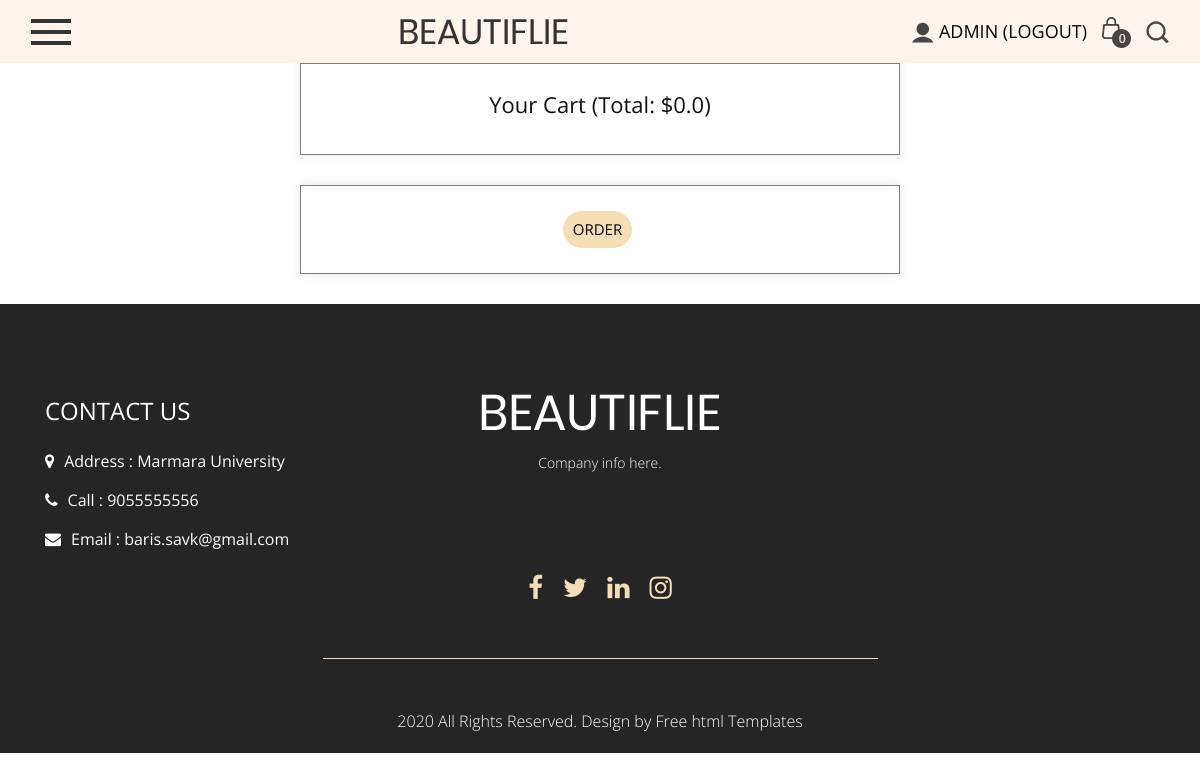
Screenshot of /cart (signed in) with the database file from the repository.
### app/models.py (models this page shows, shortened)
class User(UserMixin, db.Model):
    id = db.Column(db.Integer, primary_key=True)
    username = db.Column(db.String(64), index=True, unique=True)
    email = db.Column(db.String(120), index=True, unique=True)
    password_hash = db.Column(db.String(128))
    is_admin = db.Column(db.Boolean, default=False)

class AboutFooter(db.Model):
    id = db.Column(db.Integer, primary_key=True)
    about = db.Column(db.String(100), nullable=False)
    about_text = db.Column(db.String(255), nullable=True)
    about_image = db.Column(db.String(255), nullable=True)
    adress = db.Column(db.String(255), nullable=True)
    call = db.Column(db.String(255), nullable=True)
    email = db.Column(db.String(255), nullable=True)
    footer = db.Column(db.String(255), nullable=True)
    google_maps = db.Column(db.String, nullable=True)
    facebook = db.Column(db.String(255), nullable=True)
    twitter = db.Column(db.String(255), nullable=True)
    linkedin = db.Column(db.String(255), nullable=True)
    instagram = db.Column(db.String(255), nullable=True)
    contactheader = db.Column(db.String(255), nullable=True)
    contacttext = db.Column(db.String(255), nullable=True)

### app/views.py (the view)
@app.route("/cart")
@login_required
def cart():
    about = AboutFooter.query.all()
    user_id = current_user.get_id()
    cart_items = CartItem.query.filter_by(cart_id=user_id).all()
    cart_total = 0
    for cart in cart_items:
        product_price = cart.product.price
        quantity = cart.quantity
        item_total = product_price * quantity
        cart_total += item_total
    cart_total_cents = int(cart_total * 100)
    dollars = cart_total_cents // 100
    cents = cart_total_cents % 100
    return render_template('cart.html', cart_items=cart_items,about=about,dollars=dollars,cents=cents)

### app/__init__.py (called while the page is built)
@login_manager.user_loader
def load_user(user_id):
    return User.query.get(int(user_id))

### app/templates/cart.html (shortened to what this page needs)
<!DOCTYPE html>
<html lang="en">
   <head>
      <link rel="stylesheet" href="{{ url_for('static', filename='css/bootstrap.min.css') }}">
      <link rel="stylesheet" href="{{ url_for('static', filename='css/style.css') }}">
      <link rel="stylesheet" href="{{ url_for('static', filename='css/responsive.css') }}">
      <link rel="stylesheet" href="{{ url_for('static', filename='css/jquery.mCustomScrollbar.min.css') }}">
      <link rel="stylesheet" href="https://netdna.bootstrapcdn.com/font-awesome/4.0.3/css/font-awesome.css">
      <link rel="stylesheet" href="{{ url_for('static', filename='css/owl.carousel.min.css') }}">
      <link rel="stylesheet" href="{{ url_for('static', filename='css/owl.theme.default.min.css') }}">
      <link rel="stylesheet" href="https://cdnjs.cloudflare.com/ajax/libs/fancybox/2.1.5/jquery.fancybox.min.css" media="screen">
      <link href="https://unpkg.com/gijgo@1.9.13/css/gijgo.min.css" rel="stylesheet" type="text/css" />
   </head>
   <body>
      <div class="header_section">
         <div class="container-fluid">
            <nav class="navbar navbar-light bg-light justify-content-between">
               <span class="toggle_icon" onclick="openNav()"><img src="{{ url_for('static', filename='images/toggle-icon.png') }}"></span>
               <a class="logo" href="{{ url_for('index') }}"><img src="{{ url_for('static', filename='images/logo.png') }}"></a></a>
               {% if current_user.is_authenticated%}
               <form class="form-inline ">
                  <div class="login_text">
                     <ul>
                        <li><a href="{{ url_for('auth.logout') }}"><img src="{{ url_for('static', filename='images/user-icon.png') }}"> {{current_user.username}} (LOGOUT)</a></li>
                        <li><a href="{{ url_for('cart') }}"><img src="{{ url_for('static', filename='images/bag-icon.png') }}"></a></li>
                        <li><a href="{{ url_for('products') }}"><img src="{{ url_for('static', filename='images/search-icon.png') }}"></a></li>
                     </ul>
                  </div>
               </form>
               {%endif%}
            </nav>
         </div>
      </div>
        <div class="cart">
            <h2>Your Cart (Total: ${{dollars}}.{{cents}})</h2>
        </div>
        <div class="cart">
         <form method="POST" action="{{ url_for('place_order') }}">
            <button type="submit" class="cartbutton">ORDER</button>
        </form>
     </div>
      <div class="footer_section layout_padding">
         <div class="container">
            <div class="contact_section_2">
               <div class="row">
                  <div class="col-sm-4">
                     <h3 class="address_text">Contact Us</h3>
                     <div class="address_bt">
                        <ul>
                           <li>
                              <a href="#">
                              <i class="fa fa-map-marker" aria-hidden="true"></i><span class="padding_left10">Address : {{about[0].adress}}</span>
                              </a>
                           </li>
                           <li>
                              <a href="#">
                              <i class="fa fa-phone" aria-hidden="true"></i><span class="padding_left10">Call : {{about[0].call}}</span>
                              </a>
                           </li>
                           <li>
                              <a href="#">
                              <i class="fa fa-envelope" aria-hidden="true"></i><span class="padding_left10">Email : {{about[0].email}}</span>
                              </a>
                           </li>
                        </ul>
                     </div>
                  </div>
                  <div class="col-sm-4">
                     <div class="footer_logo_1"><a href="{{ url_for('index') }}"><img src="{{ url_for('static', filename='images/footer-logo.png') }}"></a></div>
                     <p class="dummy_text">{{about[0].footer}}</p>
                  </div>
               </div>
            </div>
            <div class="social_icon">
               <ul>
                  <li>
                     <a href="{{about[0].facebook}}"><i class="fa fa-facebook" aria-hidden="true"></i></a>
                  </li>
                  <li>
                     <a href="{{about[0].twitter}}"><i class="fa fa-twitter" aria-hidden="true"></i></a>
                  </li>
                  <li>
                     <a href="{{about[0].linkedin}}"><i class="fa fa-linkedin" aria-hidden="true"></i></a>
                  </li>
                  <li>
                     <a href="{{about[0].instagram}}"><i class="fa fa-instagram" aria-hidden="true"></i></a>
                  </li>
               </ul>
            </div>
         </div>
      </div>
      <div class="copyright_section">
         <div class="container">
            <p class="copyright_text">2020 All Rights Reserved. Design by <a href="https://html.design">Free html  Templates</a></p>
         </div>
      </div>
   </body>
</html>

### app/static/css/style.css (style rules this page uses)
* { box-sizing: border-box !important; transition: ease all 0.5s; }
html { scroll-behavior: smooth; }
body { color: #666666; font-size: 14px; line-height: 1.80857; font-weight: normal; overflow-x: hidden; font-family: 'Open Sans', sans-serif; }
a { color: #1f1f1f; text-decoration: none !important; outline: none !important; -webkit-transition: all .3s ease-in-out; -moz-transition: all .3s ease-in-out; -ms-transition: all .3s ease-in-out; -o-transition: all .3s ease-in-out; transition: all .3s ease-in-out; }
h1, h2, h3, h4, h5, h6 { letter-spacing: 0; font-weight: normal; position: relative; padding: 0 0 10px 0; font-weight: normal; line-height: normal; color: #111111; margin: 0 }
h2 { font-size: 22px }
h3 { font-size: 18px }
*, *::after, *::before { -webkit-box-sizing: border-box; -moz-box-sizing: border-box; box-sizing: border-box; }
ul, li, ol { margin: 0px; padding: 0px; list-style: none; }
p { margin: 20px; font-weight: 300; font-size: 15px; line-height: 24px; }
a { color: #222222; text-decoration: none; outline: none !important; }
a, .btn { text-decoration: none !important; outline: none !important; -webkit-transition: all .3s ease-in-out; -moz-transition: all .3s ease-in-out; -ms-transition: all .3s ease-in-out; -o-transition: all .3s ease-in-out; transition: all .3s ease-in-out; }
img { max-width: 100%; height: auto; }
button { border: 0; margin: 0; padding: 0; cursor: pointer; }
.layout_padding { padding-top: 90px; padding-bottom: 0px; }
.header_section { width: 100%; float: left; background-color: #fef4ec; height: auto; background-size: 100%; }
.bg-light { background-color: transparent!important; }
.toggle_icon { padding: 10px 0px; }
.login_text { width: 100%; float: left; }
.login_text ul { margin: 0px; padding: 0px; }
.login_text li { font-size: 18px; color: #000000; text-transform: uppercase; float: left; padding-left: 15px; }
.login_text a { color: #000000; }
.cartbutton { font-size: 15px; color: #000000; padding: 5px 10px; background-color: #f5ddb6; text-transform: uppercase; margin-right: 5px; border-radius: 20px; border: none; cursor: pointer; transition: background-color 0.3s, color 0.3s; }
.contact_section_2 { width: 100%; float: left; }
.footer_section { width: 100%; float: left; background-color: #252525; height: auto; background-size: 100%; padding-bottom: 30px; }
.footer_logo_1 { width: 100%; float: left; text-align: center; }
.address_bt { width: 100%; float: left; }
.address_bt ul { margin: 0px; padding: 0px; }
.address_bt li { font-size: 16px; color: #ffffff; padding: 10px 0px 0px 0px; }
.address_bt li a { color: #ffffff; }
.padding_left10 { padding-left: 10px; }
.address_text { font-size: 24px; color: #ffffff; text-transform: uppercase; }
.dummy_text { width: 100%; float: left; font-size: 14px; color: #ffffff; margin: 0px; text-align: center; padding-top: 20px; }
.social_icon { width: 50%; margin: 0 auto; text-align: center; padding-top: 40px; border-bottom: 1px solid #f5ddb6; padding-bottom: 30px; }
.social_icon ul { margin: 0px; padding: 0px; display: inline-block; text-align: center; }
.social_icon li { float: left; font-size: 26px; color: #f5ddb6; padding: 10px; }
.social_icon li a { color: #f5ddb6; }
.copyright_section { width: 100%; float: left; background-color: #252525; height: auto; }
.copyright_text { width: 100%; color: #ffffff; text-align: center; font-size: 16px; margin: 20px 0px; }
.copyright_text a { color: #ffffff; }
.cart { display: flex; flex-direction: column; justify-content: center; align-items: center; width: 50%; margin: 30px auto 30px; max-width: 1100px; background-color: #ffffff; border: 1px solid #7d7d7c; padding: 25px; box-shadow: 0 0 10px rgba(0, 0, 0, 0.1); }

### rows the page displays
User: username "ADMIN"
AboutFooter: adress "Marmara University", call "9055555556", email "baris.savk@gmail.com", footer "Company info here."

### other values shown
{{ dollars }} "0"
{{ cents }} "0"
